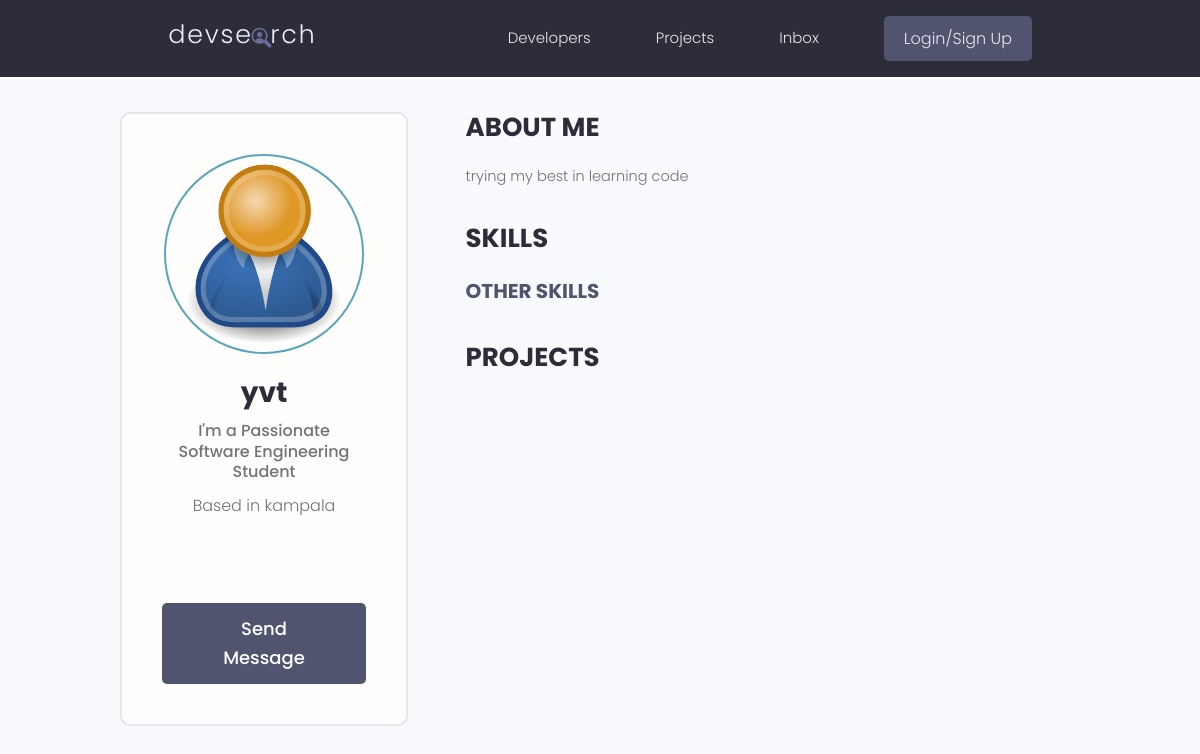
The app's page /profile/b30a72a7d79b4c26b96e4fddc5906fe6, older data.
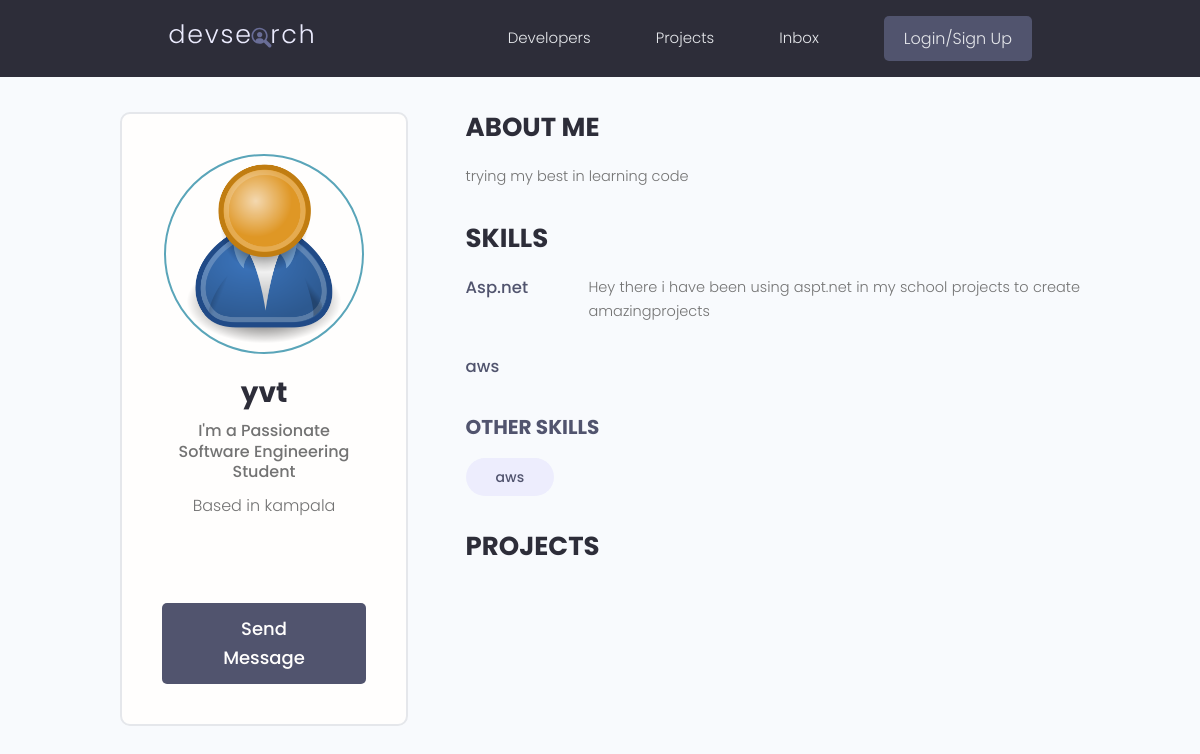
The same page, newer data.
### users/models.py (models this page shows)
class Skill(models.Model):
    id = models.UUIDField(default=uuid.uuid4,
                          primary_key=True, unique=True, editable=False)
    owner = models.ForeignKey(
        Profile, on_delete=models.CASCADE, null=True, blank=True)
    name = models.CharField(max_length=200, null=True, blank=True)
    description = models.TextField(null=True, blank=True)
    created = models.DateTimeField(auto_now_add=True)
    def __str__(self):
        return str(self.name)

### users/views.py (the view)
# urls.py: path('profile/<str:pk>', views.userProfile, name='user-profile'),
def userProfile(request, pk):
    profile = Profile.objects.get(id=pk)
    topskills = profile.skill_set.exclude(description__exact=" ")
    otherskills = profile.skill_set.filter(description__exact="")
    context = {'profile': profile, 'topskills': topskills,
               'otherskills': otherskills}
    return render(request, 'users/user-profile.html', context)

### users/templates/users/user-profile.html (shortened to what this page needs)
{% extends 'main.html' %} {% load static %} {% block content %}
<main class="profile my-md">
    <div class="container">
        <div class="layout">
            <div class="column column--1of3">
                <div class="card text-center">
                    <div class="card__body dev">
                        <img class="avatar avatar--xl" src="{{ profile.profile_image.url }}" />
                        <h2 class="dev__name">{{ profile.name }}</h2>
                        <p class="dev__title">{{ profile.short_intro }}</p>
                        <p class="dev__location">Based in {{ profile.location }}</p>
                        <ul class="dev__social">
                        </ul>
                        <a href="#" class="btn btn--sub btn--lg">Send Message </a>
                    </div>
                </div>
            </div>
            <div class="column column--2of3">
                <div class="devInfo">
                    <h3 class="devInfo__title">About Me</h3>
                    <p class="devInfo__about">
                        {{profile.bio }}
                    </p>
                </div>
                <div class="devInfo">
                    <h3 class="devInfo__title">Skills</h3>
                    <div class="devInfo__skills">
                        {% for topskill in topskills%}
                        <div class="devSkill">
                            <h4 class="devSkill__title">{{ topskill.name }}</h4>
                            <p class="devSkill__info">
                                {{topskill.description }}
                            </p>
                        </div>
                        {% endfor %}
                        <h3 class="devInfo__subtitle">Other Skills</h3>
                        <div class="devInfo__otherSkills">
                            {% for skill in otherskills %}
                            <span class="tag tag--pill tag--sub tag--lg">
                  <small>{{ skill }}</small>
                </span> {% endfor %}
                        </div>
                    </div>
                </div>
                <div class="devInfo">
                    <h3 class="devInfo__title">Projects</h3>
                </div>
            </div>
        </div>
    </div>
</main>
{% endblock content %}

Row changes from the older to the newer data that the page shows:
added Skill: name "Asp.net", description "Hey there i have been using aspt.net in my school projects to create amazingprojects", shown under "SKILLS"
added Skill: name "aws"
